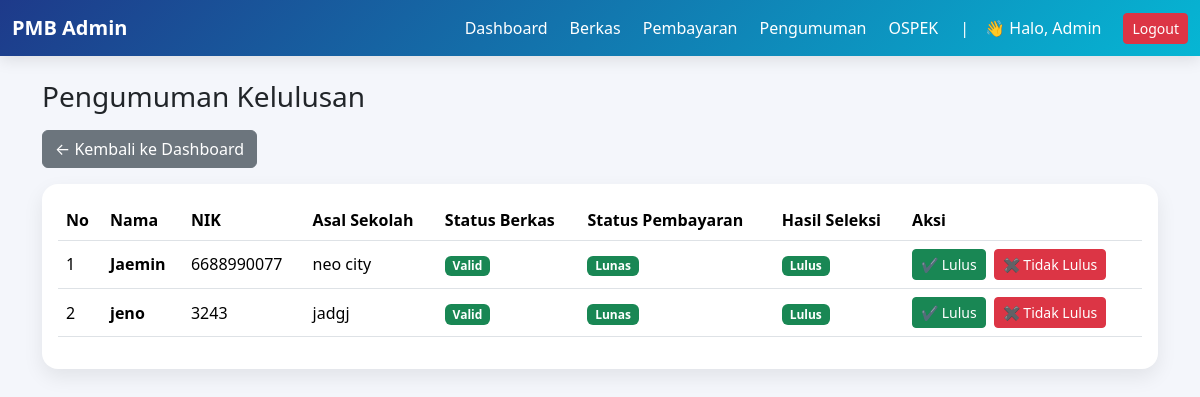
The app's page /admin/pengumuman.php (signed in) with its own data.
### tables this page shows
CREATE TABLE `pendaftaran` (
  `id_pendaftaran` int NOT NULL,
  `id_user` int DEFAULT NULL,
  `nik` varchar(20) DEFAULT NULL,
  `tempat_lahir` varchar(100) DEFAULT NULL,
  `tanggal_lahir` date DEFAULT NULL,
  `alamat` text,
  `asal_sekolah` varchar(100) DEFAULT NULL,
  `jurusan_pilihan` varchar(100) DEFAULT NULL,
  `status_berkas` enum('pending','valid','ditolak') DEFAULT 'pending',
  `hasil_seleksi` enum('belum','lulus','tidak lulus') DEFAULT 'belum',
  `status_daftar_ulang` enum('belum','proses','sudah') DEFAULT 'belum',
  `nama_lengkap` varchar(100) DEFAULT NULL
);

CREATE TABLE `users` (
  `id_user` int NOT NULL,
  `nama` varchar(100) DEFAULT NULL,
  `email` varchar(100) DEFAULT NULL,
  `password` varchar(255) DEFAULT NULL,
  `role` enum('admin','mahasiswa') DEFAULT 'mahasiswa',
  `created_at` timestamp NULL DEFAULT CURRENT_TIMESTAMP
);

### admin/pengumuman.php (the view, shortened to what this page needs)
<?php
include '../config/koneksi.php';
$data = mysqli_query($conn,"
SELECT p.*, u.nama
FROM pendaftaran p
JOIN users u ON p.id_user = u.id_user
ORDER BY p.id_pendaftaran DESC
");
?>
<!DOCTYPE html>
<html lang="id">
<head>
<link href="https://cdn.jsdelivr.net/npm/bootstrap@5.3.2/dist/css/bootstrap.min.css" rel="stylesheet">
</head>
<body>
<nav class="navbar navbar-expand-lg navbar-dark">
<div class="container-fluid">
    <a class="navbar-brand fw-bold" href="#">PMB Admin</a>
    <div class="collapse navbar-collapse" id="nav">
        <ul class="navbar-nav align-items-center">
            <li class="nav-item">
                <a class="nav-link" href="dashboard.php">Dashboard</a>
            </li>
            <li class="nav-item">
                <a class="nav-link" href="verifikasi_berkas.php">Berkas</a>
            </li>
            <li class="nav-item">
                <a class="nav-link" href="verifikasi_pembayaran.php">Pembayaran</a>
            </li>
            <li class="nav-item">
                <a class="nav-link active" href="pengumuman.php">Pengumuman</a>
            </li>
            <li class="nav-item">
                <a class="nav-link" href="data_ospek.php">OSPEK</a>
            </li>
            <li class="nav-item mx-2 text-white">|</li>
            <li class="nav-item">
                <span class="nav-link text-white">
                    👋 Halo, <?= $_SESSION['nama']; ?>
                </span>
            </li>
            <li class="nav-item ms-2">
                <a href="../logout.php" class="btn btn-danger btn-sm">Logout</a>
            </li>
        </ul>
    </div>
</div>
</nav>
<div class="container mt-4">
    <h3 class="mb-3">Pengumuman Kelulusan</h3>
    <div class="mb-3">
        <a href="dashboard.php" class="btn btn-secondary">
            ← Kembali ke Dashboard
        </a>
    </div>
    <div class="card">
        <div class="card-body table-responsive">
            <table class="table align-middle">
                <thead>
                    <tr>
                        <th>No</th>
                        <th>Nama</th>
                        <th>NIK</th>
                        <th>Asal Sekolah</th>
                        <th>Status Berkas</th>
                        <th>Status Pembayaran</th>
                        <th>Hasil Seleksi</th>
                        <th>Aksi</th>
                    </tr>
                </thead>
                <tbody>
                <?php $no=1; while($row = mysqli_fetch_assoc($data)) { ?>
                    <tr>
                        <td><?= $no++ ?></td>
                        <td class="fw-semibold"><?= $row['nama'] ?></td>
                        <td><?= $row['nik'] ?></td>
                        <td><?= $row['asal_sekolah'] ?></td>
                        <td>
                            <?php
                            if($row['status_berkas']=='valid'){
                                echo "<span class='badge bg-success'>Valid</span>";
                            }elseif($row['status_berkas']=='ditolak'){
                                echo "<span class='badge bg-danger'>Ditolak</span>";
                            }else{
                                echo "<span class='badge bg-warning text-dark'>Menunggu</span>";
                            }
                            ?>
                        </td>
                        <td>
                            <?php
                            $cek = mysqli_query($conn,"SELECT * FROM pembayaran WHERE id_pendaftaran='".$row['id_pendaftaran']."'");
                            $bayar = mysqli_fetch_assoc($cek);
                            if($bayar && $bayar['status_verifikasi']=='lunas'){
                                echo "<span class='badge bg-success'>Lunas</span>";
                            }else{
                                echo "<span class='badge bg-warning text-dark'>Belum</span>";
                            }
                            ?>
                        </td>
                        <td>
                            <?php
                            if($row['hasil_seleksi']=='lulus'){
                                echo "<span class='badge bg-success'>Lulus</span>";
                            }elseif($row['hasil_seleksi']=='tidak lulus'){
                                echo "<span class='badge bg-danger'>Tidak Lulus</span>";
                            }else{
                                echo "<span class='badge bg-secondary'>Belum</span>";
                            }
                            ?>
                        </td>
                        <td class="d-flex gap-2">
                            <a href="?aksi=lulus&id=<?= $row['id_pendaftaran'] ?>"
                               class="btn btn-success btn-sm"
                               onclick="return confirm('Yakin luluskan?')">
                               ✔ Lulus
                            </a>
                            <a href="?aksi=tidak&id=<?= $row['id_pendaftaran'] ?>"
                               class="btn btn-danger btn-sm"
                               onclick="return confirm('Yakin tidak lulus?')">
                               ✖ Tidak Lulus
                            </a>
                        </td>
                    </tr>
                <?php } ?>
                </tbody>
            </table>
        </div>
    </div>
</div>
</body>
</html>

### admin/pengumuman.php (style rules this page uses)
body { background:#f4f6fb; }
.navbar { background: linear-gradient(135deg,#1e3a8a,#06b6d4); box-shadow:0 4px 15px rgba(0,0,0,0.1); }
.nav-link { color:#fff !important; margin-right:6px; padding:6px 10px; border-radius:8px; }
.card { border:none; border-radius:16px; box-shadow:0 8px 20px rgba(0,0,0,0.08); }
.table thead { background:#212529; color:white; }

### records on screen
pendaftaran: id_user.nama "Jaemin", nik "6688990077", asal_sekolah "neo city", status_berkas "Valid", hasil_seleksi "Lulus"
pendaftaran: id_user.nama "jeno", nik "3243", asal_sekolah "jadgj", status_berkas "Valid", hasil_seleksi "Lulus"

### other values on screen
$_SESSION['nama'] "Admin"
